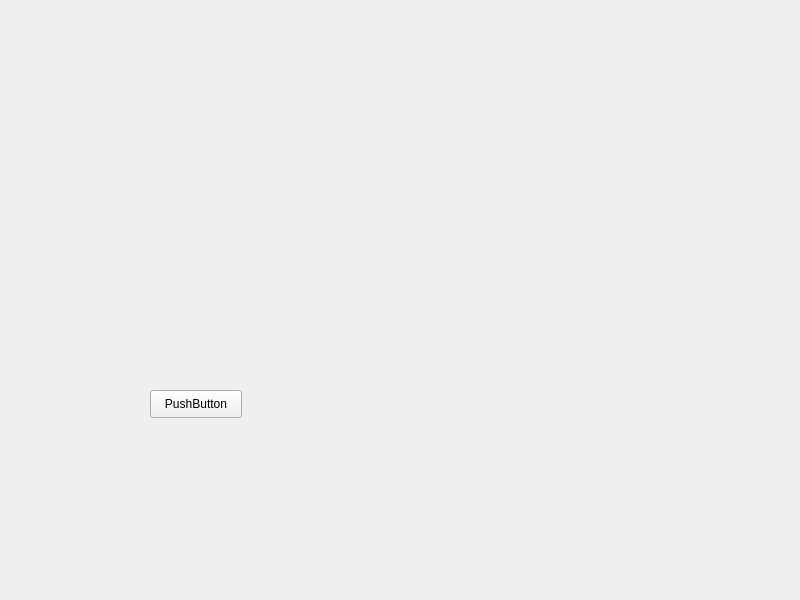
<?xml version="1.0" encoding="UTF-8"?>
<ui version="4.0">
 <class>Widget</class>
 <widget class="QWidget" name="Widget">
  <property name="geometry">
   <rect>
    <x>0</x>
    <y>0</y>
    <width>800</width>
    <height>600</height>
   </rect>
  </property>
  <property name="windowTitle">
   <string>Widget</string>
  </property>
  <widget class="QPushButton" name="pushButton">
   <property name="geometry">
    <rect>
     <x>150</x>
     <y>390</y>
     <width>92</width>
     <height>28</height>
    </rect>
   </property>
   <property name="text">
    <string>PushButton</string>
   </property>
  </widget>
 </widget>
 <resources/>
 <connections/>
</ui>
